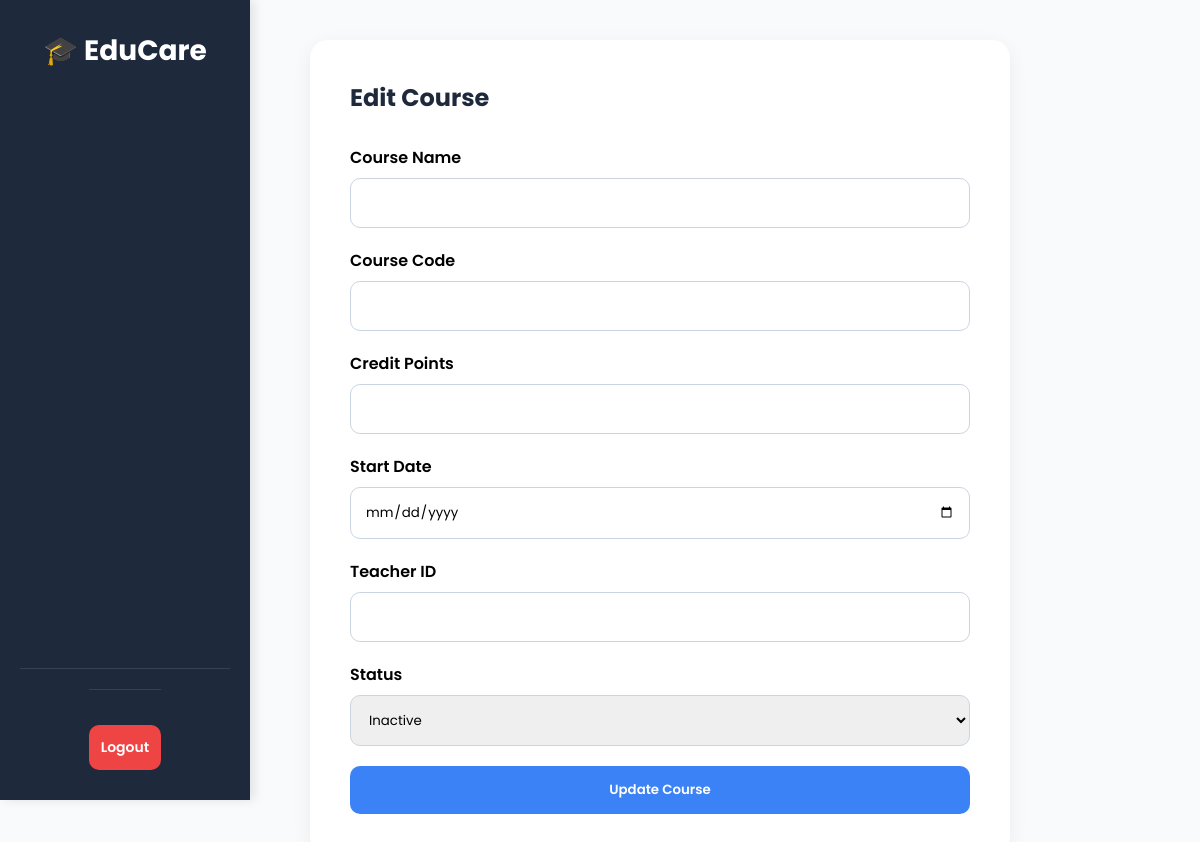
The page /04_Course_management/edit.php?id=19 on the database as committed earlier.
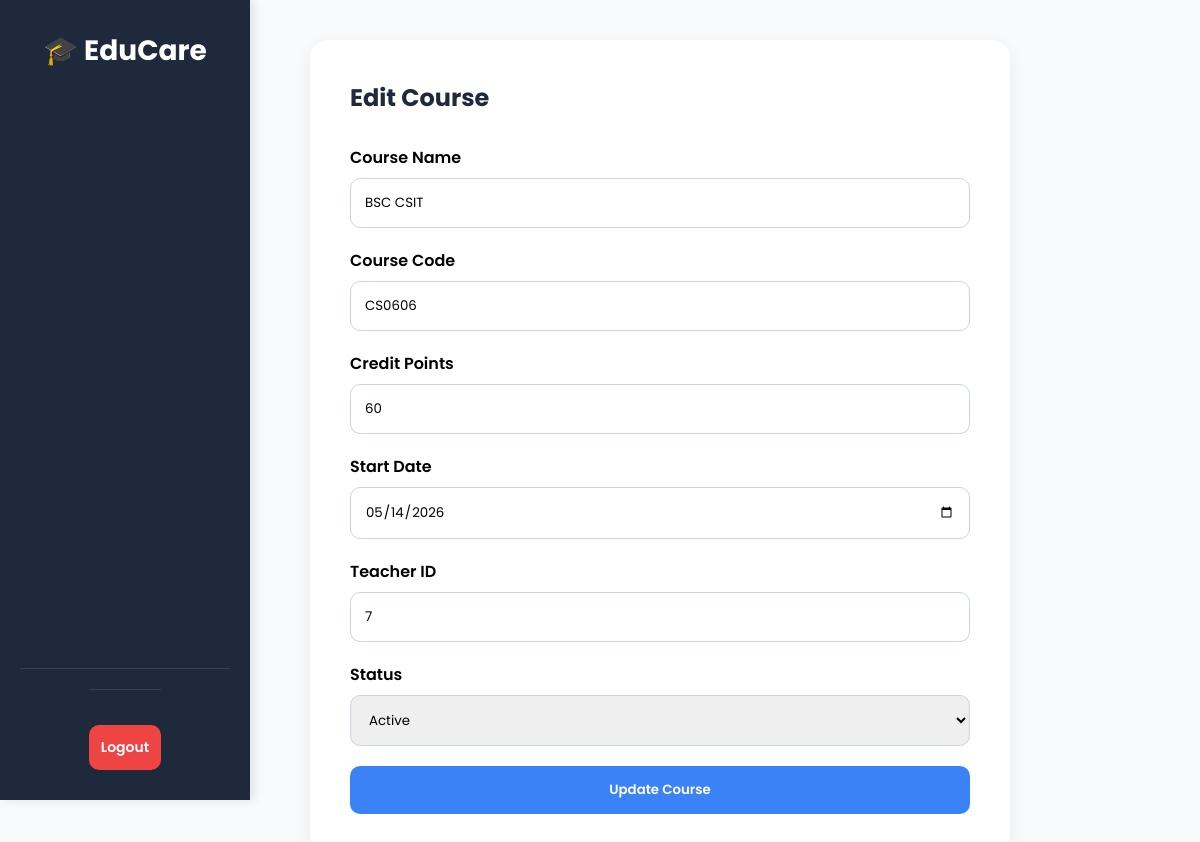
The same page on the database as committed later.
### tables this page shows
CREATE TABLE `course` (
  `CourseID` int(11) NOT NULL COMMENT 'Auto-incremented unique identifier for each course',
  `CourseName` varchar(100) DEFAULT NULL COMMENT 'Full name of the course',
  `CourseCode` varchar(20) NOT NULL COMMENT 'Unique short code ',
  `CreditPoints` int(10) DEFAULT NULL COMMENT 'Number of credit points awarded for completing the course',
  `StartDate` date NOT NULL COMMENT 'The date of course officially started.',
  `IsActive` tinyint(1) NOT NULL COMMENT 'True if the course is currently active',
  `TeacherID` int(11) DEFAULT NULL
);

### models/course.php (called while the page is built, shortened)
<?php
require_once __DIR__ . '/../database/db.php';
class Course
{
    private $conn;
    public function __construct()
    {
        $db = new Database();
        $this->conn = $db->connect();
    }
    public function getById($id)
    {
        $sql = "SELECT * FROM course WHERE CourseID=?";
        $stmt = $this->conn->prepare($sql);
        $stmt->bind_param("i", $id);
        $stmt->execute();
        return $stmt->get_result()->fetch_assoc();
    }
}

### database/db.php (called while the page is built)
<?php
class Database {
    private $host = "localhost";
    private $user = "root";
    private $pass = "";
    private $db   = "student_record_system";
    public function connect() {
        return new mysqli($this->host, $this->user, $this->pass, $this->db);
    }
}
?>

### controllers/CourseController.php (called while the page is built, shortened)
<?php
require_once __DIR__ . '/../models/course.php';
class CourseController
{
    private $course;
    public function __construct()
    {
        $this->course = new Course();
    }
    public function edit($id)
    {
        return $this->course->getById($id);
    }
}
?>

### 04_Course_management/edit.php (the view, shortened to what this page needs)
<?php
require_once '../controllers/CourseController.php';
$controller = new CourseController();
$id = $_GET['id'];
$course = $controller->edit($id);
?>
<!DOCTYPE html>
<html lang="en">
<head>
</head>
<body>
<?php include '../navbar.php'; ?>
<div class="main-content">
<div class="form-card">
<h2>Edit Course</h2>
<form method="POST">
<div class="input-group">
<label>Course Name</label>
<input
type="text"
name="course_name"
value="<?= htmlspecialchars($course['CourseName']) ?>"
>
</div>
<div class="input-group">
<label>Course Code</label>
<input
type="text"
name="course_code"
value="<?= htmlspecialchars($course['CourseCode']) ?>"
>
</div>
<div class="input-group">
<label>Credit Points</label>
<input
type="number"
name="credit_points"
value="<?= $course['CreditPoints'] ?>"
>
</div>
<div class="input-group">
<label>Start Date</label>
<input
type="date"
name="start_date"
value="<?= $course['StartDate'] ?>"
>
</div>
<div class="input-group">
<label>Teacher ID</label>
<input
type="number"
name="teacher_id"
value="<?= $course['TeacherID'] ?>"
>
</div>
<div class="input-group">
<label>Status</label>
<select name="is_active">
<option
value="1"
<?= $course['IsActive'] ? 'selected' : '' ?>
>
Active
</option>
<option
value="0"
<?= !$course['IsActive'] ? 'selected' : '' ?>
>
Inactive
</option>
</select>
</div>
<button
type="submit"
class="btn"
>
Update Course
</button>
</form>
</div>
</div>
</body>
</html>

### navbar.php (shortened to what this page needs)
<nav class="sidebar">
    <div class="nav-brand">
        🎓 EduCare
    </div>
    <div class="nav-profile">
        <div class="nav-profile">
            <a href="/Student-Record-System/logout.php" class="logout-btn">
                Logout
            </a>
        </div>
</nav>

### 04_Course_management/edit.php (style rules this page uses)
* { margin:0; padding:0; box-sizing:border-box; font-family:'Poppins', sans-serif; }
body { background:#f8fafc; }
.main-content { padding:40px; }
.form-card { max-width:700px; background:white; padding:40px; border-radius:18px; box-shadow: 0 5px 20px rgba(0,0,0,0.06); }
h2 { margin-bottom:30px; color:#1e293b; }
.input-group { margin-bottom:20px; }
label { display:block; margin-bottom:8px; font-weight:600; }
input, select { width:100%; padding:14px; border:1px solid #cbd5e1; border-radius:10px; outline:none; }
.btn { width:100%; border:none; padding:14px; border-radius:10px; background:#3b82f6; color:white; font-weight:600; cursor:pointer; }

### navbar.php (style rules this page uses)
body { margin: 0; font-family: 'Poppins', sans-serif; background: #f8fafc; box-sizing: border-box; }
body:not(.login-page) { padding-left: 270px; }
.sidebar { position: fixed; top: 0; left: 0; width: 250px; height: 100vh; background: #1e293b; display: flex; flex-direction: column; padding: 30px 20px; color: white; box-shadow: 4px 0 10px rgba(0, 0, 0, 0.1); overflow-y: auto; z-index: 1000; }
.nav-brand { font-size: 28px; font-weight: 700; text-align: center; margin-bottom: 40px; color: white; }
.nav-profile { margin-top: auto; border-top: 1px solid #334155; padding-top: 20px; display: flex; flex-direction: column; align-items: center; gap: 15px; }
.logout-btn { width: 100%; text-align: center; background: #ef4444; color: white; text-decoration: none; padding: 12px; border-radius: 10px; font-size: 14px; font-weight: 600; transition: 0.3s ease; }

Rows that differ between the two databases and show on the page:
added course: course_name "BSC CSIT", course_code "CS0606", credit_points "60", start_date "05/14/2026", teacher_id "7", is_active "Active"
Other text that changed with them:
form field is_active: "Inactive" → (not shown)
